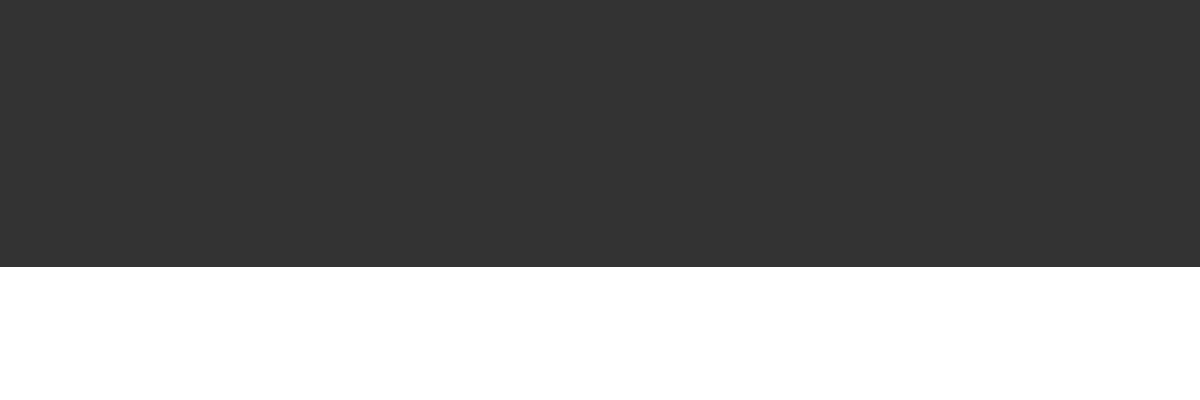
Frame 1 (no input)
Frame 60 (no input): identical to frame 1, image omitted
Frame 120 (the mouse pressed at the canvas centre since frame 60): identical to frame 1, image omitted

The p5.js sketch that drew this single still picture (run headless with seeded random() and noise() and a simulated clock; from frame 60 on, the mouse is pressed at the canvas centre):

// p5.js sketch
// ── sketch.js
let yoff = 0.0;
let snowflakes = [];
let r = 0;
let g = 0;
let b = 0;

function setup() {
  let canvas = createCanvas(innerWidth, 400);
  canvas.position(0,0);
}

function draw() {
  background(51);

  fill(255);
  rect(0, 300, window.innerWidth, 100);

  noStroke();
  beginShape();

  let xoff = 0;
  for (let x = 0; x <= width; x += 10) {

    let y = map(noise(xoff, yoff), 0, 1, 200, 300);

    vertex(x, y);
    if (keyIsPressed)xoff += 0.05;
  }

  if (keyIsPressed) yoff += 0.01;
  vertex(width, height);
  vertex(0, height);
  endShape(CLOSE);


  if (!keyIsPressed) return;
  fill(r, g, b);
  let t = frameCount / 60; // update time

  // create a random number of snowflakes each frame
  for (let i = 0; i < random(5); i++) {
    snowflakes.push(new snowflake()); // append snowflake object
  }

  // loop through snowflakes with a for..of loop
  for (let flake of snowflakes) {
    flake.update(t); // update snowflake position
    flake.display(); // draw snowflake
  }
}

function keyPressed() {
  r = random(200, 255);
  g = random(200, 255);
  b = random(200, 255);
}


function snowflake() {
  this.posX = 0;
  this.posY = random(-50, 0);
  this.initialangle = random(0, 2 * PI);
  this.size = random(2, 8);

  this.radius = sqrt(random(pow(width / 2, 2)));

  this.update = function(time) {
    let w = 0.6; 
    let angle = w * time + this.initialangle;
    this.posX = width / 2 + this.radius * sin(angle);

    this.posY += pow(this.size, 0.5);

    if (this.posY > height) {
      let index = snowflakes.indexOf(this);
      snowflakes.splice(index, 1);
    }
  };

  this.display = function() {
    ellipse(this.posX, this.posY, this.size);
  };
}
